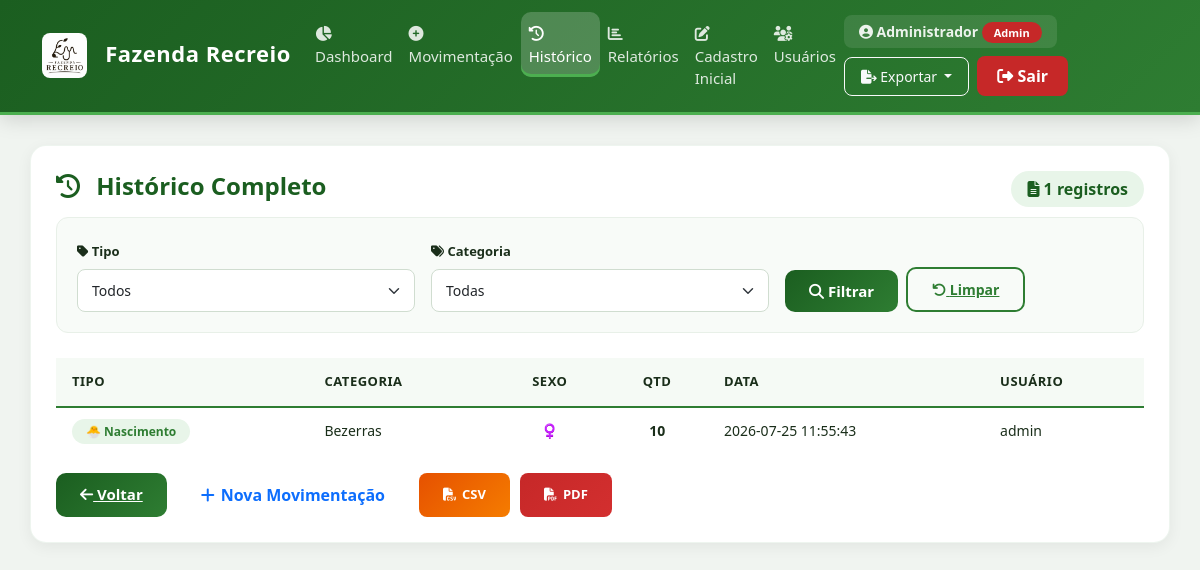
Page /historico (signed in) on the earlier database version.
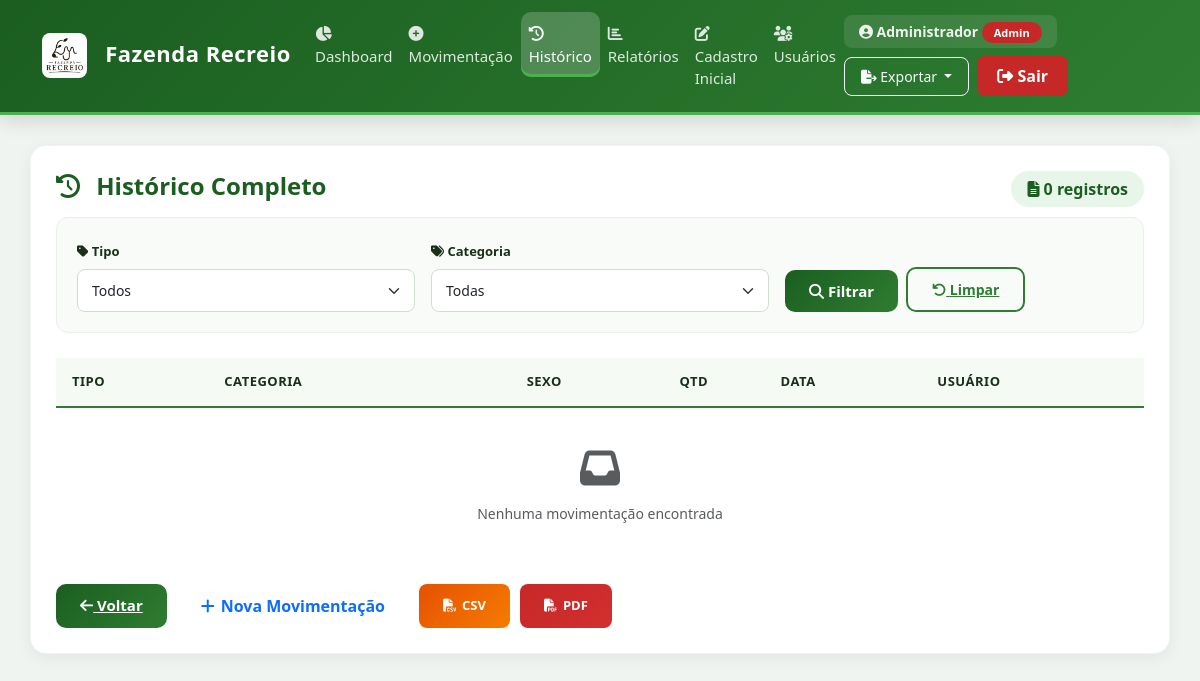
Same page on the later database version.
### tables this page shows
CREATE TABLE movimentacoes (
        id INTEGER PRIMARY KEY AUTOINCREMENT,
        tipo TEXT,
        categoria TEXT,
        sexo TEXT,
        quantidade INTEGER,
        usuario TEXT,
        data TIMESTAMP DEFAULT CURRENT_TIMESTAMP,
        sincronizado INTEGER DEFAULT 0
    );

### app.py (the view)
@app.route("/historico")
@login_required
def historico():
    conn = connect()
    cursor = conn.cursor()
    tipo = request.args.get('tipo', '')
    categoria = request.args.get('categoria', '')
    query = """
        SELECT tipo, categoria, sexo, quantidade, data, usuario
        FROM movimentacoes
        WHERE 1=1
    """
    params = []
    if tipo:
        query += " AND tipo = ?"
        params.append(tipo)
    if categoria:
        query += " AND categoria = ?"
        params.append(categoria)
    query += " ORDER BY id DESC"
    cursor.execute(query, params)
    movimentacoes = cursor.fetchall()
    cursor.execute("SELECT nome FROM categorias ORDER BY id")
    categorias = [c[0] for c in cursor.fetchall()]
    tipos = ["Nascimento", "Compra", "Venda", "Morte", "Abate", "Transferência (saída)", "Transferência (entrada)"]
    conn.close()
    return render_template(
        "historico.html",
        movimentacoes=movimentacoes,
        categorias=categorias,
        tipos=tipos,
        filtro_tipo=tipo,
        filtro_categoria=categoria
    )

### app.py (called while the page is built)
def login_required(f):
    @wraps(f)
    def decorated_function(*args, **kwargs):
        if 'usuario' not in session:
            flash('Por favor, faça login para acessar esta página.', 'warning')
            return redirect(url_for('login'))
        return f(*args, **kwargs)
    return decorated_function

### database.py (called while the page is built)
def connect():
    import time
    for tentativa in range(5):
        try:
            conn = sqlite3.connect(DB_NAME, timeout=30)
            conn.execute("PRAGMA journal_mode=WAL")
            conn.execute("PRAGMA busy_timeout = 30000")
            conn.execute("PRAGMA synchronous = NORMAL")
            return conn
        except sqlite3.OperationalError as e:
            if "database is locked" in str(e) and tentativa < 4:
                print(f"⏳ Banco bloqueado, tentando novamente ({tentativa+1}/5)...")
                time.sleep(2)
            else:
                raise e
    raise sqlite3.OperationalError("Database is locked after multiple attempts")

### templates/historico.html (shortened to what the changed rows need)
{% extends "base.html" %}
{% block content %}
<div class="card-dashboard">
    <div style="display: flex; justify-content: space-between; align-items: center; flex-wrap: wrap; margin-bottom: 10px;">
        <h2><i class="fas fa-history" style="color: #1B5E20;"></i> Histórico Completo</h2>
        <span style="background: #e8f5e9; padding: 6px 16px; border-radius: 20px; font-weight: 600; color: #1B5E20;">
            <i class="fas fa-file-alt"></i> {{ movimentacoes|length }} registros
        </span>
    </div>
    <div class="table-container">
        <table class="table-modern">
            <thead>
                <tr>
                    <th>Tipo</th>
                    <th>Categoria</th>
                    <th style="text-align: center;">Sexo</th>
                    <th style="text-align: center;">Qtd</th>
                    <th>Data</th>
                    <th>Usuário</th>
                </tr>
            </thead>
            <tbody>
                {% for m in movimentacoes %}
                <tr>
                    <td>
                        {% if 'Transferência' in m[0] %}
                            <span class="badge-tipo" style="background: #E8EAF6; color: #3F51B5; padding: 4px 14px; border-radius: 20px; font-size: 12px; font-weight: 600;">
                                🔄 Progressão de Fase
                            </span>
                        {% else %}
                            <span class="badge-tipo
                                {% if m[0] == 'Nascimento' %}badge-nascimento
                                {% elif m[0] == 'Compra' %}badge-compra
                                {% elif m[0] == 'Venda' %}badge-venda
                                {% elif m[0] == 'Morte' %}badge-morte
                                {% elif m[0] == 'Abate' %}badge-abate
                                {% endif %}">
                                {% if m[0] == 'Nascimento' %}🐣
                                {% elif m[0] == 'Compra' %}🟢
                                {% elif m[0] == 'Venda' %}🔴
                                {% elif m[0] == 'Morte' %}💀
                                {% elif m[0] == 'Abate' %}🔪
                                {% endif %}
                                {{ m[0] }}
                            </span>
                        {% endif %}
                    </td>
                    <td>{{ m[1] }}</td>
                    <td style="text-align: center;">
                        {% if m[2] == "Macho" %}♂️
                        {% elif m[2] == "Fêmea" %}♀️
                        {% else %}-
                        {% endif %}
                    </td>
                    <td style="text-align: center; font-weight: 600;">{{ m[3] }}</td>
                    <td>{{ m[4] }}</td>
                    <td>{{ m[5] if m[5] else '-' }}</td>
                </tr>
                {% else %}
                <tr>
                    <td colspan="6" class="text-center text-muted" style="padding: 40px;">
                        <i class="fas fa-inbox" style="font-size: 40px; display: block; margin-bottom: 15px;"></i>
                        Nenhuma movimentação encontrada
                    </td>
                </tr>
                {% endfor %}
            </tbody>
        </table>
    </div>
</div>
{% endblock %}

Differences in the rows shown:
removed movimentacoes: tipo "Nascimento", categoria "Bezerras", quantidade "10", data "2026-07-25 11:55:43", usuario "admin"
Other differences:
{{ movimentacoes|length }}: "1" → "0"
text now shown: "Nenhuma movimentação encontrada"
